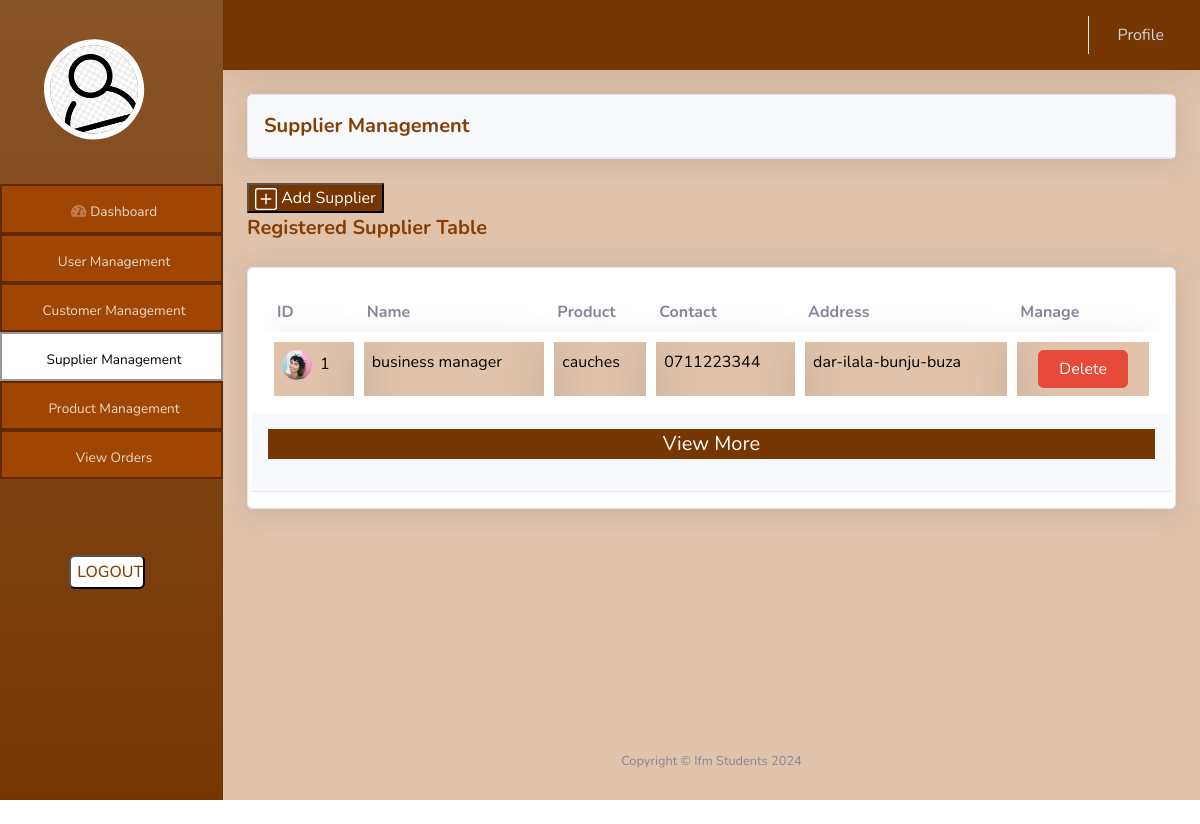
/admin/supplier_management.php, run on the app's committed database.
### tables this page shows
CREATE TABLE `supplier` (
  `id` int(11) NOT NULL,
  `name` varchar(60) NOT NULL,
  `product` varchar(100) NOT NULL,
  `contact` varchar(12) NOT NULL,
  `address` varchar(100) NOT NULL
);

### admin/supplier_management.php (the view, shortened to what this page needs)
<?php
include '../control/connection.php';
$id=$_GET['id'];
$query = "SELECT * FROM supplier ";
?>
<!DOCTYPE html>
<html>
<head>
    <link rel="stylesheet" href="../assets/bootstrap/css/bootstrap.min.css">
    <link rel="stylesheet" href="../assets/fonts/fontawesome-all.min.css">
    <link rel="stylesheet" href="../assets/fonts/font-awesome.min.css">
    <link rel="stylesheet" href="../assets/fonts/fontawesome5-overrides.min.css">
    <link rel="stylesheet" href="../style.css">
</head>
<body id="page-top" >
    <div id="wrapper" >
        <nav class="navbar navbar-dark align-items-start sidebar sidebar-dark accordion bg-gradient p-0 chocolate mynav"  >
            <div class="container-fluid d-flex flex-column p-0 " ><a class="navbar-brand d-flex justify-content-center align-items-center sidebar-brand m-0" href="user_details.php?id=<?php echo $id?>">
                    <div class="sidebar-brand-icon rotate-n-15">
                        <h5 class="card-title" style="margin-top: 3cm;margin-left: -0.85cm;">
                            <img src="../img/profile.png" style="border-radius: 200px;border: 6px solid white;" alt="..." width="100" height="100">
                          </h5>
                    </div>
                </a>
                <ul class="navbar-nav text-light" id="accordionSidebar" style="margin-top: 3cm">
                    <li class="nav-item myborder"><a class="nav-link text-center " href="index.php?id=<?php echo $id?>"><i class="fas fa-tachometer-alt"></i><span>Dashboard</span></a></li>
                    <li class="nav-item myborder"><a class="nav-link text-center" href="user_management.php?id=<?php echo $id ?>"><span>User Management</span></a></li>
                    <li class="nav-item myborder"><a class="nav-link text-center " href="customer_management.php?id=<?php echo $id ?>"><span>Customer Management</span></a></li>
                    <li class="nav-item myborder myactive"><a class="nav-link text-center myactivelink" href="#"><span>Supplier Management</span></a></li>
                    <li class="nav-item myborder"><a class="nav-link text-center" href="product_management.php?id=<?php echo $id ?>"><span>Product  Management</span></a></li>
                    <li class="nav-item myborder "><a class="nav-link text-center " href="orders.php?id=<?php echo $id ?>"><span>View Orders</span></a></li>
                    <div  class="container " >
                        <li class="nav-item " style="margin-left: -0.6cm;"><button class=" text-center logout" onclick="window.location.href='../'" ><span>LOGOUT</span></a></li>
                    </div>
                </ul>
            </div>
        </nav>
        <div class="d-flex flex-column" id="content-wrapper">
            <div class="brown" id="content">
                <nav class="navbar navbar-light navbar-expand bg-white shadow mb-4 topbar static-top">
                    <div class="container-fluid chocolate"><button class="btn btn-link d-md-none rounded-circle me-3" id="sidebarToggleTop" type="button"><i class="fas fa-bars" ></i></button>
                        <ul class="navbar-nav flex-nowrap ms-auto">
                            <li class="nav-item dropdown no-arrow">
                                <div class="nav-item dropdown no-arrow"><a class="dropdown-toggle nav-link" aria-expanded="false" data-bs-toggle="dropdown" href="#">Profile</a>
                                </div>
                            </li>
                        </ul>
                    </div>
                </nav>
                <div class="container-fluid"  >
                    <div class="card shadow">
                        <div class="card-header py-3" >
                            <p class="text-primary m-0 fw-bold" style="font-size:20px;color:#863e04!important">Supplier Management</p>
                        </div>
                    </div><br>
                         <button class="chocolate" onclick="window.location.href='supplier_register.php?id=<?php echo $id ?>'">
                            Add Supplier
                         </button>
                        <p class="text-primary m-0 fw-bold" style="font-size:20px;color:#863e04!important">Registered Supplier Table</p><br>
                    <div class="card shadow">
                        <div class="card-body">
                            <div class="table-responsive table mt-2" id="dataTable" role="grid" aria-describedby="dataTable_info" style="overflow-y: scroll;max-height: 15cm;">
                                <table class="table my-0 table-hover" id="dataTable">
                                    <thead>
                                        <tr>
                                            <th>ID</th>
                                            <th>Name</th>
                                            <th>Product</th>
                                            <th>Contact</th>
                                            <th>Address</th>
                                            <th>Manage</th>
                                        </tr>
                                    </thead>
                                    <tbody>
<?php
  $result = $conn->query($query);
  while($row = $result->fetch_assoc()) {
    $id=$row['id'];
    $name=$row['name'];
    $product=$row['product'];
    $contact=$row['contact'];
    $address=$row['address'];
    echo '
                                       <tr class="brown">
                                            <td class="shadow-lg"><img class="rounded-circle me-2" width="30" height="30" src="assets/img/avatars/avatar1.jpeg">'.$id.'</td>
                                            <td class="shadow-lg">'.$name.'</td>
                                            <td class="shadow-lg">'.$product.'</td>
                                            <td class="shadow-lg">'.$contact.'</td>
                                            <td class="shadow-lg">'.$address.'</td>
                                            <td class="shadow-lg"><center> <button class="btn btn-danger">&nbsp;&nbsp;Delete&nbsp;&nbsp;</button></center></td>
                                        </tr>
                                        ';
  }
?>
                                    </tbody>
                                </table>
                            </div>
                            <div class="row">
                                <div class="card-header py-3" >
                                    <p class="text-primary m-0 fw-bold " ><center style="font-size:20px;color: white!important;" class="chocolate">View More</center></p>
                                </div>
                            </div>
                        </div>
                    </div>
                </div>
                <div class="container-fluid">
                </div>
            </div>
            <footer class="bg-white sticky-footer" style="background-color:#E1C3AB!important">
                <div class="container my-auto">
                    <div class="text-center my-auto copyright"><span>Copyright © Ifm Students  2024</span></div>
                </div>
            </footer>
        </div>
    </div>
<br>
</body>
</html>

### style.css (style rules this page uses)
.chocolate { background-color: #753602!important; color: white; }
.brown { background-color: #E1C3AB!important; color: black!important; }
td { border: 10px solid white; color: black!important; }
.myborder { border: 2px solid rgba(0, 0, 0, 0.404); background-color: rgb(161, 69, 2); max-width: 5.9cm!important; max-height: 1.3cm; }
.myactive { background-color: white; }
.myactivelink { color:#000000!important; }
.logout { background-color: white; color: #863e04; width: 2cm; margin-left: 1.8cm; border-radius: 6px; height: 0.9cm; font-weight: 500; margin-top: 2cm!important; }
.mynav { width: 5cm; }

### data on the page
supplier: id "1", name "business manager", product "cauches", contact "0711223344", address "dar-ilala-bunju-buza"
